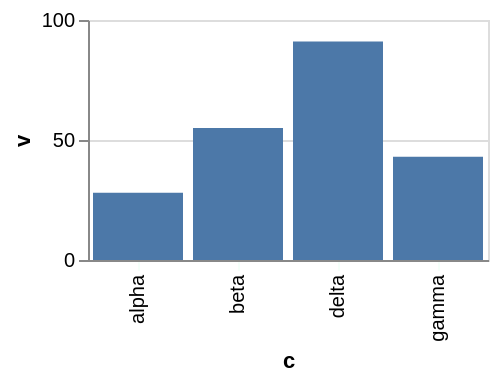

Here is the Vega-Lite specification saved for this chart:
### Vega-Lite specification from a JSON file in a GitHub repository (floating-point values rounded to 4 significant figures)
{"$schema": "https://vega.github.io/schema/vega-lite/v6.json", "width": 200, "height": 120, "data": {"values": [{"c": "alpha", "v": 28, "w": 3, "t": "2024-01-07"}, {"c": "beta", "v": 55, "w": 7, "t": "2024-03-19"}, {"c": "gamma", "v": 43, "w": 5, "t": "2024-06-02"}, {"c": "delta", "v": 91, "w": 9, "t": "2024-09-11"}]}, "mark": "bar", "encoding": {"x": {"field": "c", "type": "nominal"}, "y": {"field": "v", "type": "quantitative"}}, "config": {"axisX": {"tickColor": "mintcream"}}}
